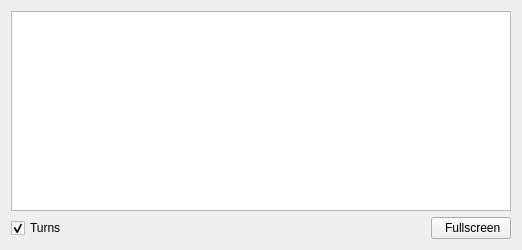
             <widget class="CContextFrame" name="CContextFrame_CaptureTab_rawBuf0">
              <property name="styleSheet">
               <string notr="true"/>
              </property>
              <layout class="QVBoxLayout" name="verticalLayout_7">
               <item>
                <widget class="CStaticPlot" name="CStaticPlot_Capture_rawBuf0">
                 <property name="minimumSize">
                  <size>
                   <width>500</width>
                   <height>200</height>
                  </size>
                 </property>
                 <property name="styleSheet">
                  <string notr="true"/>
                 </property>
                 <property name="backgroundBrush">
                  <brush brushstyle="SolidPattern">
                   <color alpha="255">
                    <red>0</red>
                    <green>0</green>
                    <blue>0</blue>
                   </color>
                  </brush>
                 </property>
                 <property name="foregroundBrush">
                  <brush brushstyle="NoBrush">
                   <color alpha="255">
                    <red>0</red>
                    <green>0</green>
                    <blue>0</blue>
                   </color>
                  </brush>
                 </property>
                 <property name="interactive">
                  <bool>true</bool>
                 </property>
                 <property name="renderHints">
                  <set>QPainter::TextAntialiasing</set>
                 </property>
                 <property name="dragMode">
                  <enum>QGraphicsView::NoDrag</enum>
                 </property>
                 <property name="cacheMode">
                  <set>QGraphicsView::CacheBackground</set>
                 </property>
                 <property name="transformationAnchor">
                  <enum>QGraphicsView::NoAnchor</enum>
                 </property>
                 <property name="plotTitle" stdset="0">
                  <string notr="true">rawBuf0</string>
                 </property>
                 <property name="gridOrientation" stdset="0">
                  <enum>StaticPlotWidget::Both</enum>
                 </property>
                 <property name="showLegend" stdset="0">
                  <bool>false</bool>
                 </property>
                 <property name="layerIDs" stdset="0">
                  <stringlist/>
                 </property>
                 <property name="axisLabels" stdset="0">
                  <string>{&quot;right&quot;: &quot;amplitude&quot;, &quot;bottom&quot;: &quot;time (microseconds)&quot;, &quot;top&quot;: &quot;time (microseconds)&quot;, &quot;left&quot;: &quot;amplitude&quot;}</string>
                 </property>
                 <property name="axisRanges" stdset="0">
                  <string>{&quot;x&quot;: &quot;auto&quot;, &quot;y&quot;: &quot;auto&quot;}</string>
                 </property>
                 <property name="replaceDataItemPenColor" stdset="0">
                  <color>
                   <red>255</red>
                   <green>255</green>
                   <blue>255</blue>
                  </color>
                 </property>
                 <property name="replaceDataItemPenWidth" stdset="0">
                  <number>1</number>
                 </property>
                 <property name="replaceDataItemSymbol" stdset="0">
                  <enum>StaticPlotWidget::NoSymbol</enum>
                 </property>
                 <property name="curves" stdset="0">
                  <stringlist/>
                 </property>
                </widget>
               </item>
               <item>
                <layout class="QHBoxLayout" name="horizontalLayout_CaptureTab_rawBuf0">
                 <item>
                  <widget class="QCheckBox" name="checkBox_turns_0">
                   <property name="text">
                    <string>Turns</string>
                   </property>
                   <property name="checked">
                    <bool>true</bool>
                   </property>
                  </widget>
                 </item>
                 <item>
                  <spacer name="horizontalSpacer_rawBuf0">
                   <property name="orientation">
                    <enum>Qt::Horizontal</enum>
                   </property>
                   <property name="sizeHint" stdset="0">
                    <size>
                     <width>40</width>
                     <height>20</height>
                    </size>
                   </property>
                  </spacer>
                 </item>
                 <item>
                  <widget class="CRelatedDisplayButton" name="CRelatedDisplayButton_rawBuf0">
                   <property name="styleSheet">
                    <string notr="true"/>
                   </property>
                   <property name="text">
                    <string> Fullscreen</string>
                   </property>
                   <property name="icon">
                    <iconset>
                     <normaloff>../icons/fullscreen.png</normaloff>../icons/fullscreen.png</iconset>
                   </property>
                   <property name="filenames" stdset="0">
                    <stringlist>
                     <string>fullscreen_rawbuf0.py</string>
                    </stringlist>
                   </property>
                   <property name="titles" stdset="0">
                    <stringlist>
                     <string>rawBuf0 (Fullscreen)</string>
                    </stringlist>
                   </property>
                   <property name="macros" stdset="0">
                    <stringlist/>
                   </property>
                   <property name="openInNewWindow" stdset="0">
                    <bool>true</bool>
                   </property>
                  </widget>
                 </item>
                </layout>
               </item>
              </layout>
             </widget>
